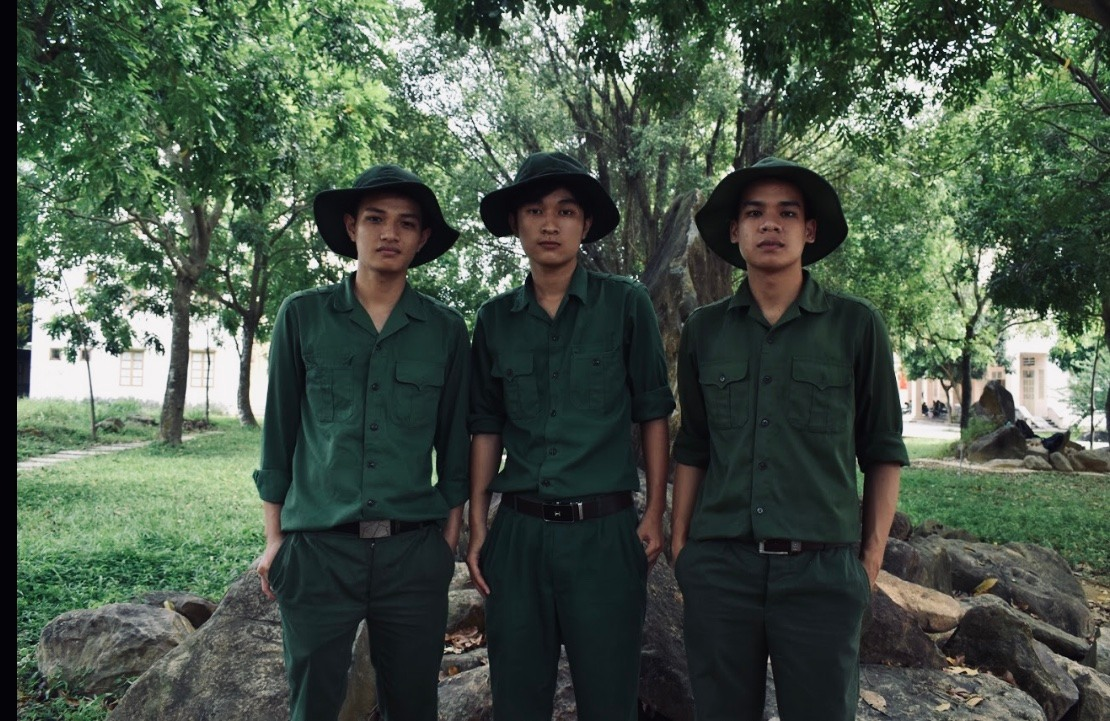
#> input picture đồ án/qs.jpg, 1110 x 721 px, found by its file name
$ jupyter execute Canny_edge_detection.ipynb   (older library calls are emulated)
#> lines starting #> are read from the running program, lines starting #| are printed output that depends on the picture; after the words box and inside, x2 and y2 are one past the last pixel; in counts of white or black regions, pixels touching at a corner belong together
#> further down, frame is the input picture: shape (721, 1110, 3); mean B, G, R 71.9, 85, 71.1
[cell 1]
import numpy as np
import os
import cv2
import matplotlib.pyplot as plt
from google.colab.patches import cv2_imshow

# Xác định chức năng phát hiện Canny
# Ở đây weak_th và strong_th là các ngưỡng cho
# Ngưỡng gấp đôi bước
def Canny_detector(img, weak_th = None, strong_th = None):
	# Chuyển đổi hình ảnh sang thang độ xám
	img = cv2.cvtColor(img, cv2.COLOR_BGR2GRAY)

	# Bước giảm tiếng ồn
	img = cv2.GaussianBlur(img, (5, 5), 1.4)

	# Tính toán độ dốc
	gx = cv2.Sobel(np.float32(img), cv2.CV_64F, 1, 0, 3)
	gy = cv2.Sobel(np.float32(img), cv2.CV_64F, 0, 1, 3)
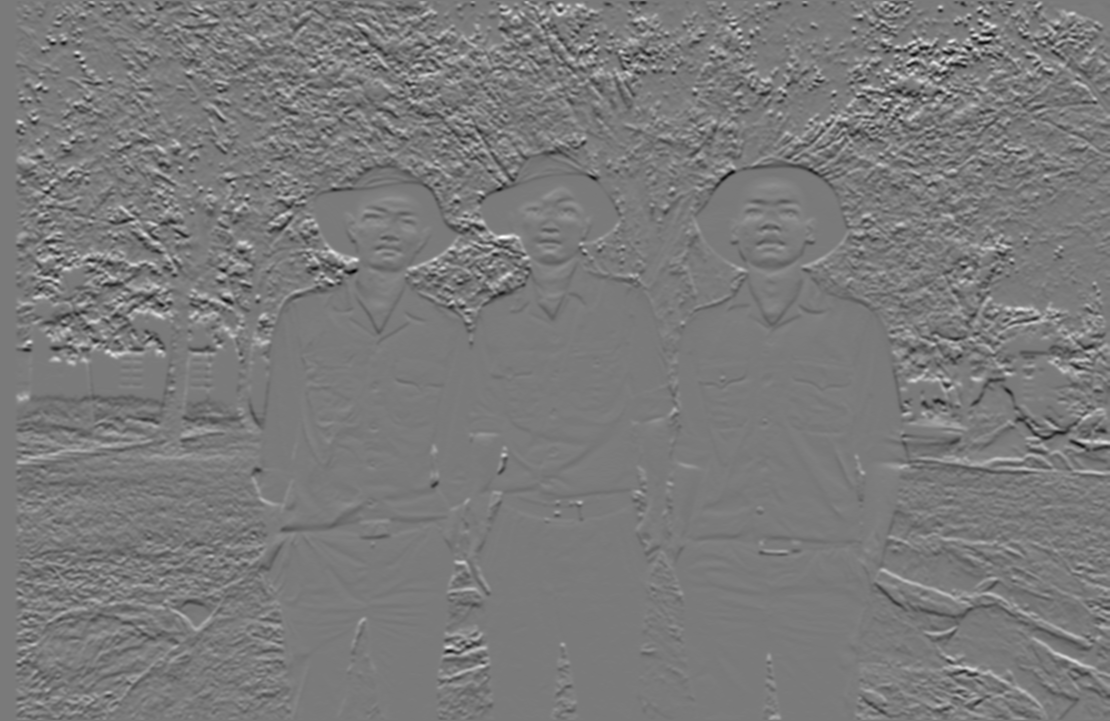
#> gy: shape (721, 1110) float64; min -443, max 476, mean -0.3; drawn with min black and max white

	# Chuyển đổi tọa độ Descartes sang cực
	mag, ang = cv2.cartToPolar(gx, gy, angleInDegrees = True)
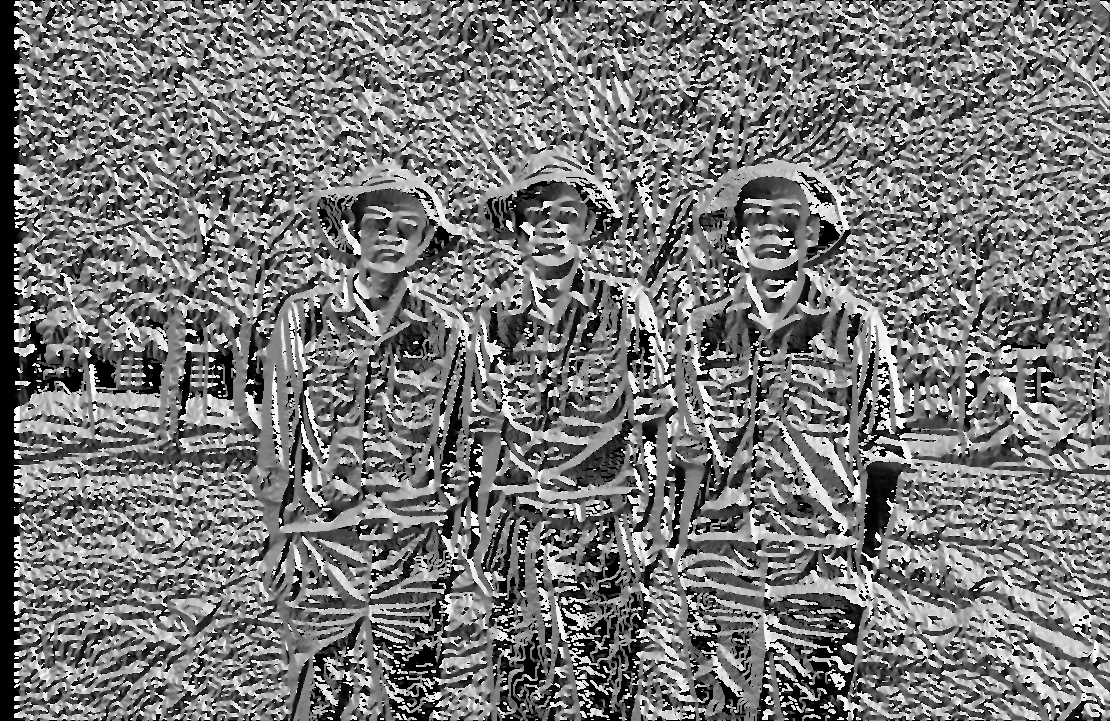
#> ang: shape (721, 1110) float64; min 0, max 359.9, mean 170.7; drawn with min black and max white

	# Đặt ngưỡng tối thiểu và tối đa
	# Để lập ngưỡng kép
	mag_max = np.max(mag)
#> mag_max = 506
	if not weak_th:weak_th = mag_max * 0.1
#> weak_th = 50.6
	if not strong_th:strong_th = mag_max * 0.5
#> strong_th = 253

	# Nhận kích thước của ảnh đầu vào
	height, width = img.shape
#> height = 721; width = 1110

	# Lặp qua từng pixel của hình ảnh
	# image
	for i_x in range(width):
		for i_y in range(height):
			grad_ang = ang[i_y, i_x]
			grad_ang = abs(grad_ang-180) if abs(grad_ang)>180 else abs(grad_ang)
			# Chọn các vùng lân cận của pixel mục tiêu
			# Theo hướng gradient
			# Theo hướng trục x
			if grad_ang<= 22.5:
				neighb_1_x, neighb_1_y = i_x-1, i_y
				neighb_2_x, neighb_2_y = i_x + 1, i_y

			# Hướng trên cùng bên phải(chéo - 1)
			elif grad_ang>22.5 and grad_ang<=(22.5 + 45):
				neighb_1_x, neighb_1_y = i_x-1, i_y-1
				neighb_2_x, neighb_2_y = i_x + 1, i_y + 1

			# Theo hướng trục y
			elif grad_ang>(22.5 + 45) and grad_ang<=(22.5 + 90):
				neighb_1_x, neighb_1_y = i_x, i_y-1
				neighb_2_x, neighb_2_y = i_x, i_y + 1

			# Hướng trên cùng bên trái(chéo - 2)
			elif grad_ang>(22.5 + 90) and grad_ang<=(22.5 + 135):
				neighb_1_x, neighb_1_y = i_x-1, i_y + 1
				neighb_2_x, neighb_2_y = i_x + 1, i_y-1

			# Bây giờ nó khởi động lại chu kì
			elif grad_ang>(22.5 + 135) and grad_ang<=(22.5 + 180):
				neighb_1_x, neighb_1_y = i_x-1, i_y
				neighb_2_x, neighb_2_y = i_x + 1, i_y

			# Non-maximum suppression step (Bước triệt tiêu không tối đa)
			if width>neighb_1_x>= 0 and height>neighb_1_y>= 0:
				if mag[i_y, i_x]<mag[neighb_1_y, neighb_1_x]:
					mag[i_y, i_x]= 0
					continue

			if width>neighb_2_x>= 0 and height>neighb_2_y>= 0:
				if mag[i_y, i_x]<mag[neighb_2_y, neighb_2_x]:
					mag[i_y, i_x]= 0

	weak_ids = np.zeros_like(img)
	strong_ids = np.zeros_like(img)
	ids = np.zeros_like(img)

	# Ngưỡng gấp đôi bước
	for i_x in range(width):
		for i_y in range(height):
			grad_mag = mag[i_y, i_x]
			if grad_mag<weak_th:
				mag[i_y, i_x]= 0
			elif strong_th>grad_mag>= weak_th:
				ids[i_y, i_x]= 1
			else:
				ids[i_y, i_x]= 2
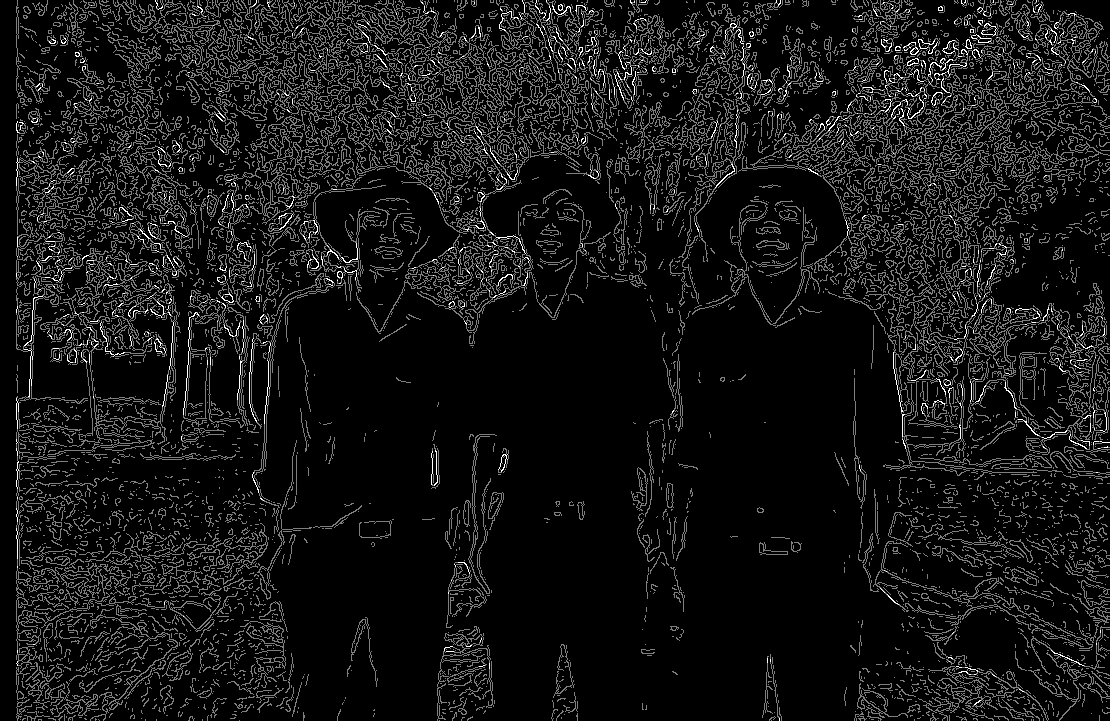
#> ids: shape (721, 1110); min 0, max 2, mean 0.166; drawn with min black and max white
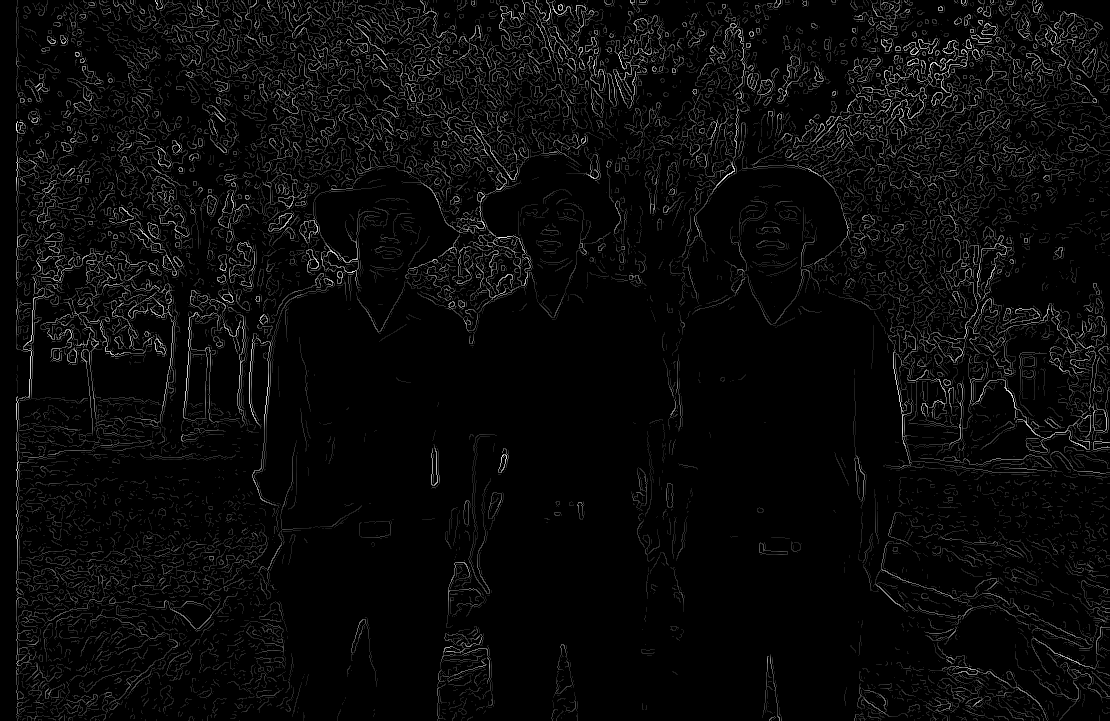
#> mag: shape (721, 1110) float64; min 0, max 506, mean 19.2; drawn with min black and max white
	# Cuối cùng trả về độ lớn của
	# gradients của các cạnh
	return mag

frame = cv2.imread('/content/qs.jpg')
# Gọi hàm được thiết
# Tìm cạnh
canny_img = Canny_detector(frame)
# Hiện thị ảnh đầu vào và đầu ra
row = 1
column = 5
fig = plt.figure(figsize=[50,50])
ax1 = fig.add_subplot(row, column, 1)
plt.imshow(frame[:,:,::-1])
ax1.title.set_text('Original Image')
plt.show()
cv2_imshow(canny_img)

[cell 2]
import numpy as np
import cv2 as cv
from matplotlib import pyplot as plt
img = cv.imread('/content/qs.jpg')
edges = cv.Canny(img,100,200)
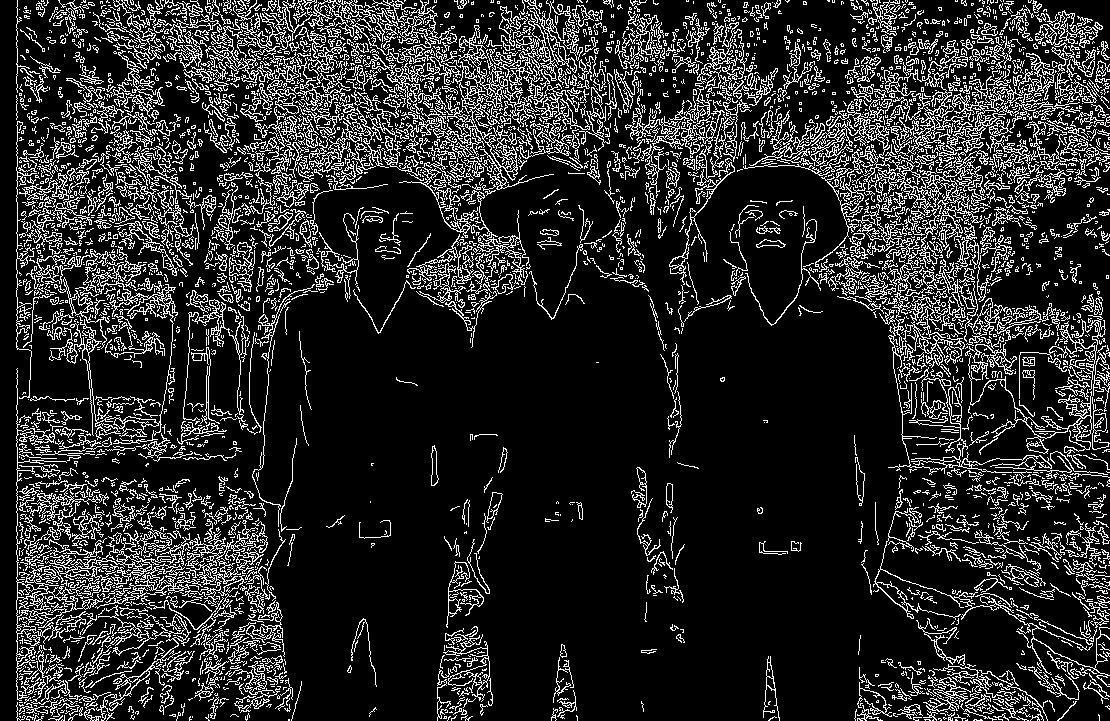
#> edges: shape (721, 1110); 16.1% white in thin lines or dots
row = 1
column = 5
fig = plt.figure(figsize=[50,50])
ax1 = fig.add_subplot(row, column, 1)
plt.imshow(img[:,:,::-1])
ax2 = fig.add_subplot(row, column, 2)
plt.imshow(edges, cmap= 'gray')
ax1.title.set_text('Original Image')
ax2.title.set_text('Canny Edge Detection')
plt.show()
# cv2_imshow(edges)

$ run again, with đồ án/amsterdam1.jpg copied over đồ án/qs.jpg
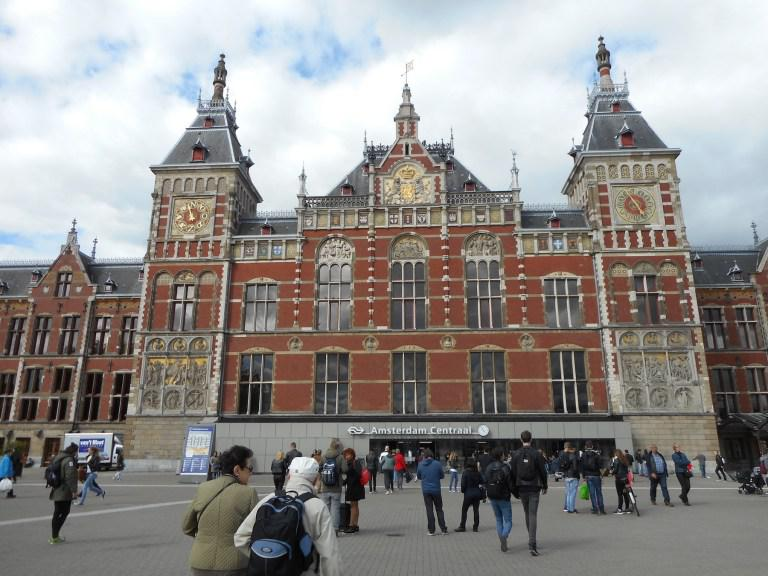
#> input picture đồ án/amsterdam1.jpg, 768 x 576 px, found by its file name
#> frame is the input picture: shape (576, 768, 3); mean B, G, R 141.2, 143.2, 146.2
#> in Canny_detector, `mag, ang = cv2.cartToPolar(gx, gy, angleInDegrees = True)`:
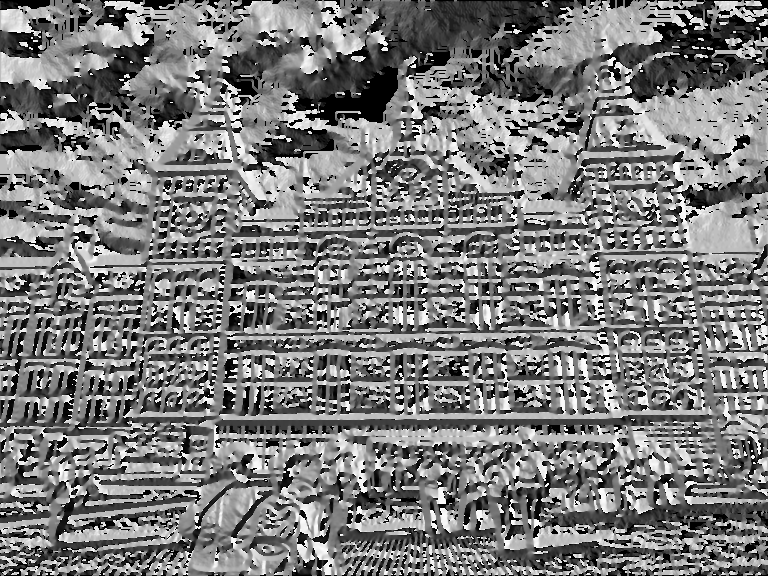
#> ang: shape (576, 768) float64; min 0, max 359.8, mean 173.8; drawn with min black and max white
#> mag_max = 424.5
#> weak_th = 42.45
#> strong_th = 212.2
#> `edges = cv.Canny(img,100,200)`:
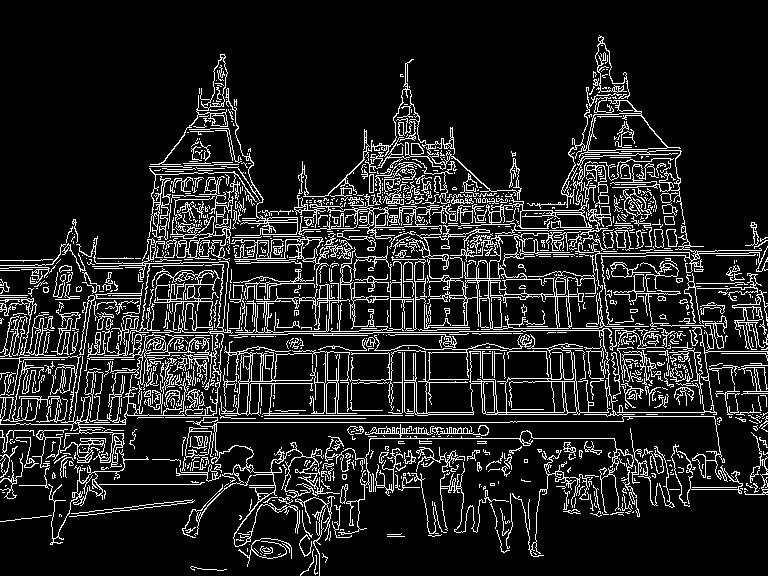
#> edges: shape (576, 768); 12.9% white in thin lines or dots
